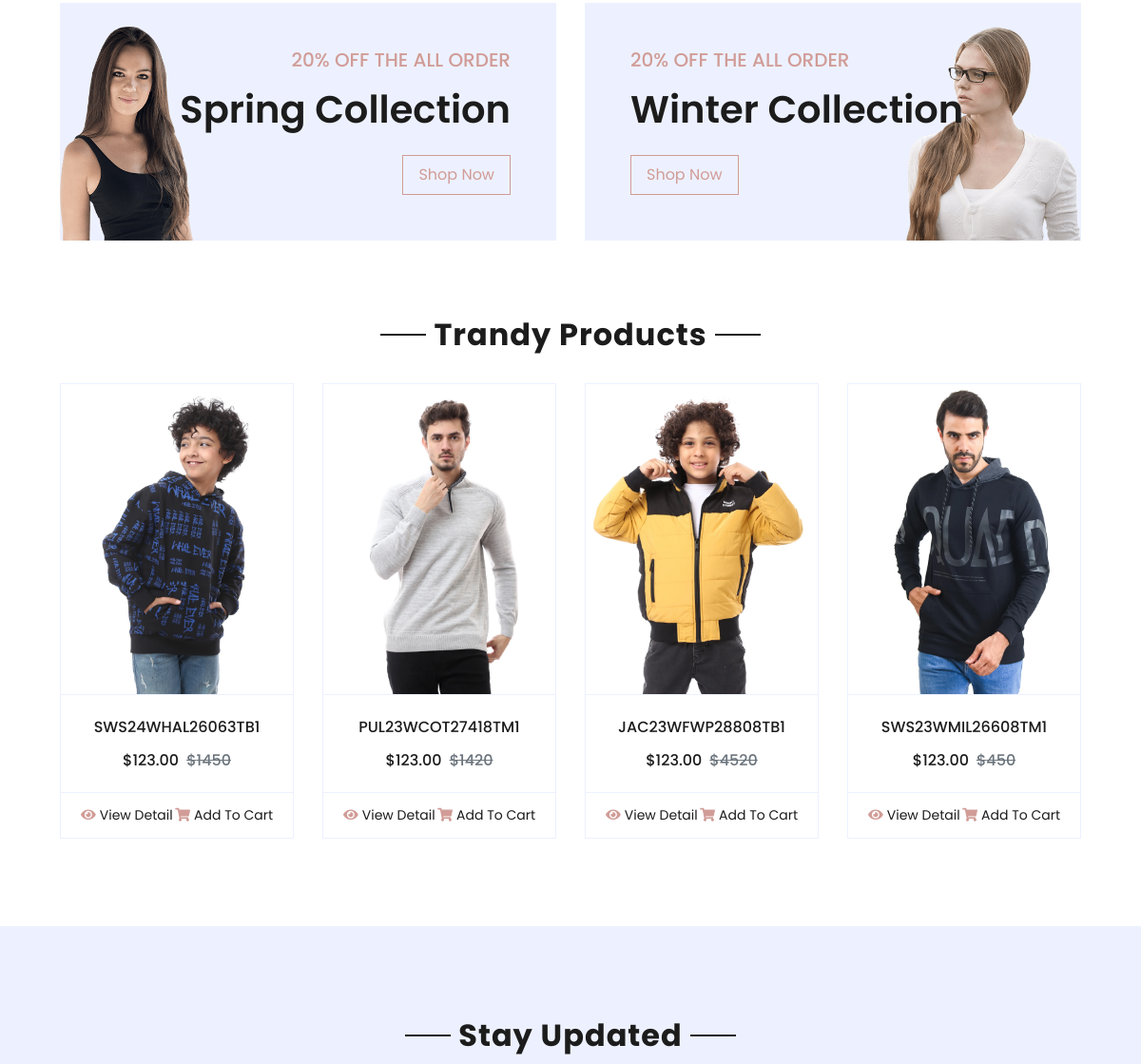
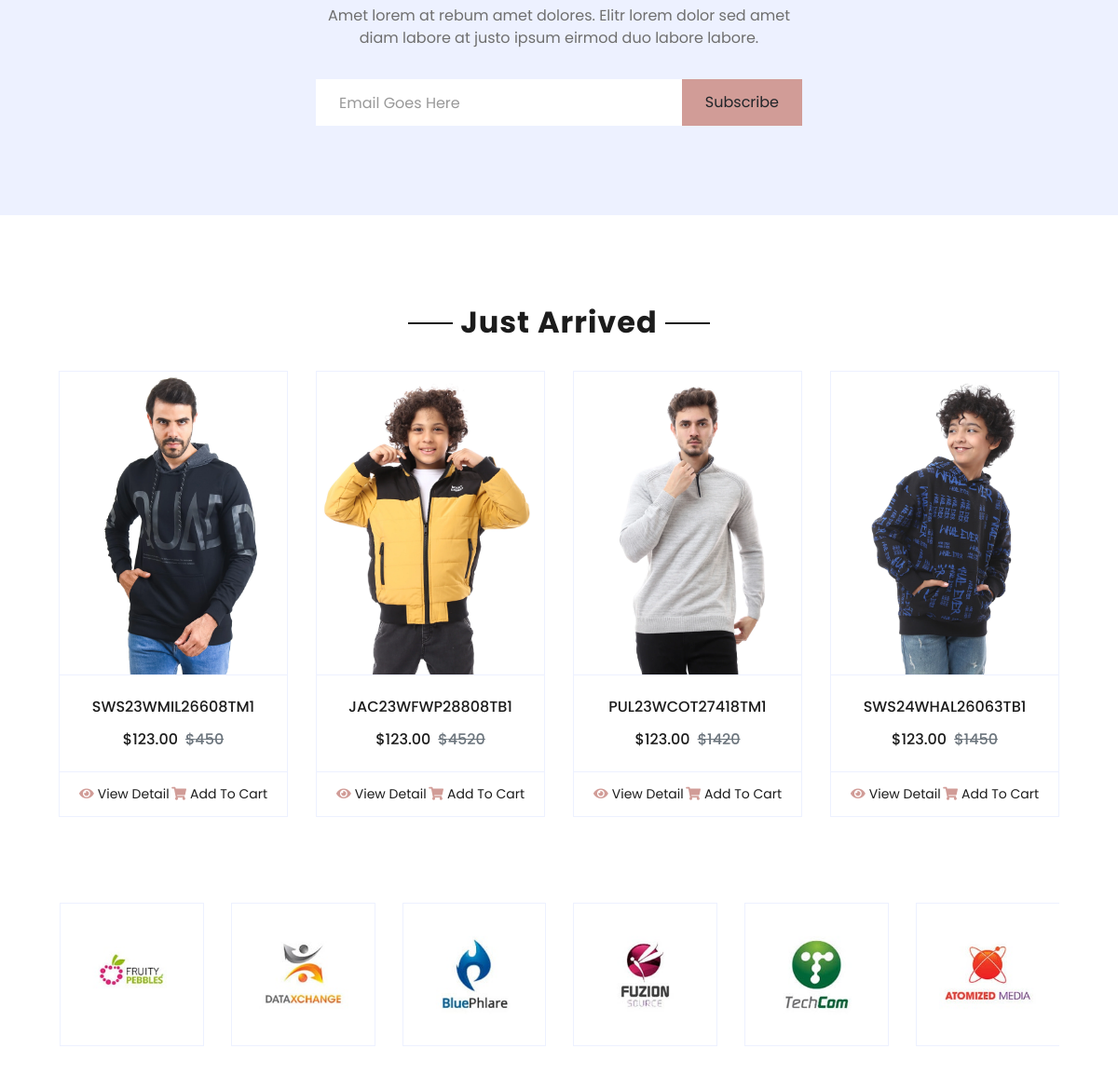
The app's page / (middle part), older data (2 pictures, top to bottom).
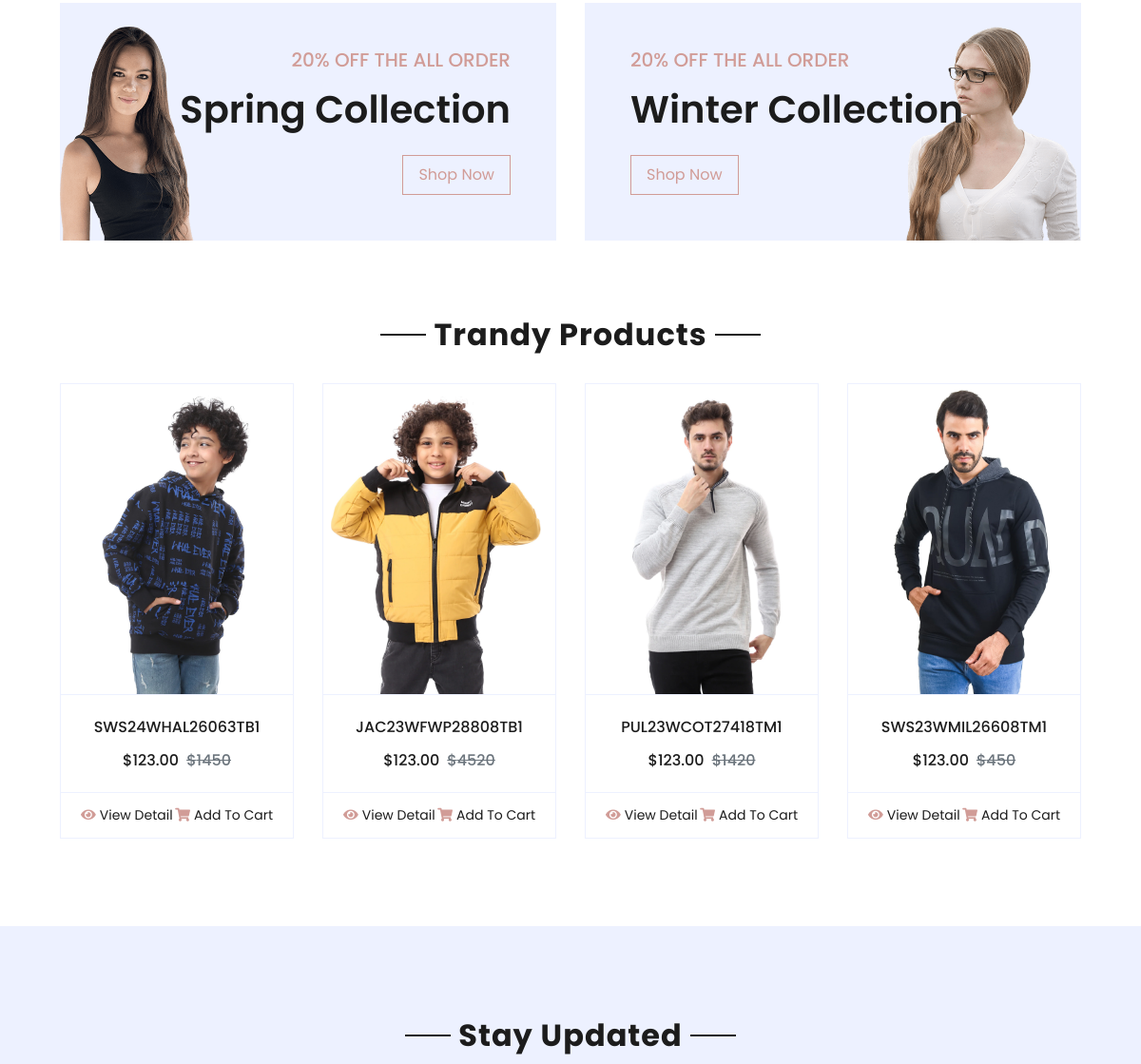
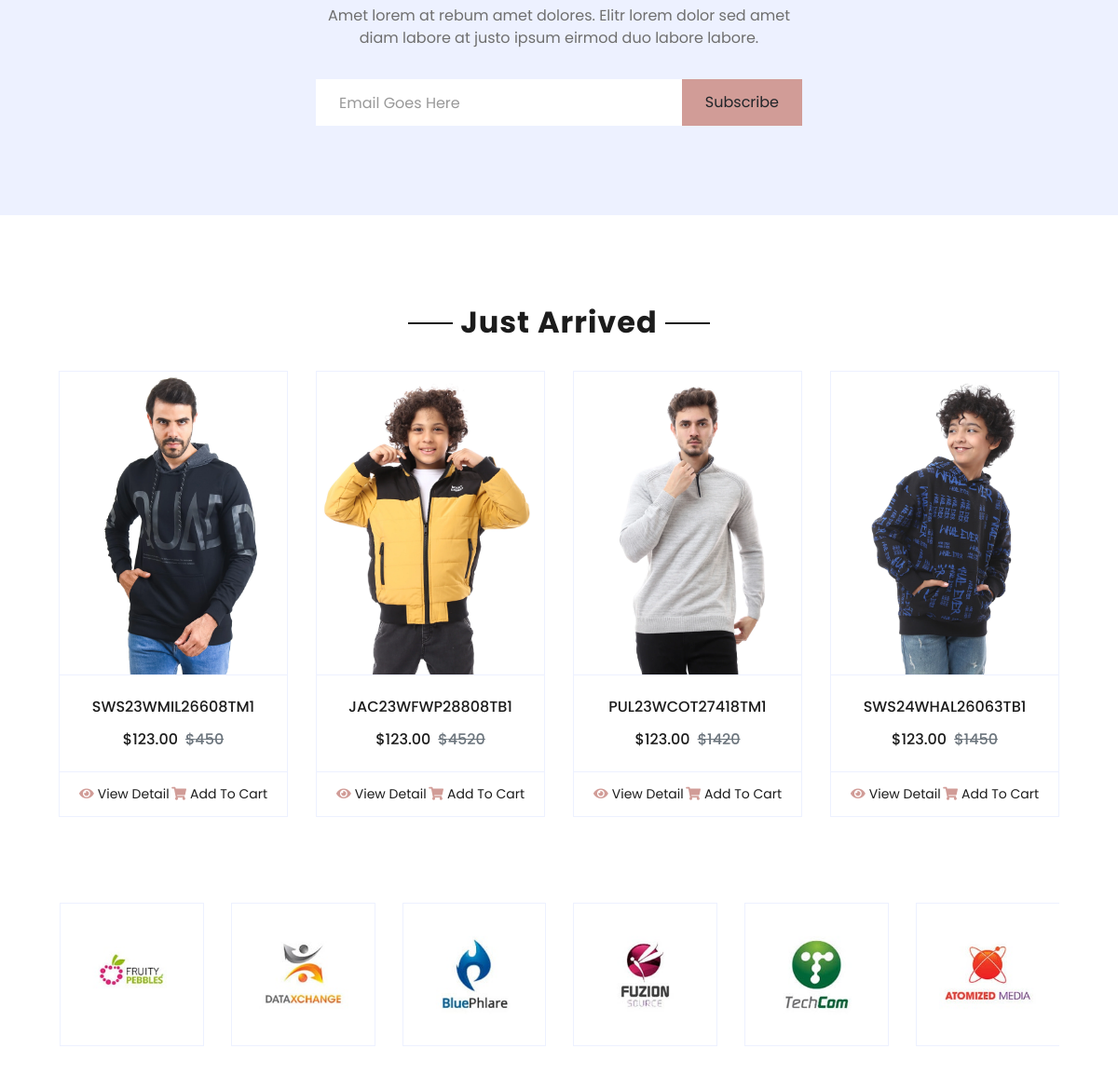
The same page, newer data (2 pictures, top to bottom).
### products/models.py (models this page shows, shortened)
class Product(models.Model):
    name = models.CharField(unique=True, max_length=50)
    image = models.ImageField(upload_to='product/')
    stock = models.IntegerField(default=1)
    price = models.IntegerField(default=0)
    discount = models.IntegerField(default=0)
    description = models.TextField(max_length=10000)
    created_at = models.DateTimeField( default=timezone.now)
    slug = models.SlugField(null=True,blank=True , unique=True)
    views = models.PositiveIntegerField(default=0)
    is_available = models.BooleanField(default=True)
    tags = TaggableManager()
    subcategory = models.ForeignKey("Subcategory",related_name='product_subcategory',null=True,blank=True, on_delete=models.CASCADE)
    PRDBrand = models.ForeignKey('Brand' ,related_name='product_brand', on_delete=models.CASCADE , blank=True, null=True ,verbose_name=_("Brand "))
    class Meta:
        ordering = ["name"]
    def get_absolute_url(self):
        return reverse("product_detail", args=[self.slug])
    def __str__(self):
        return self.name

### settings/views.py (the view)
# urls.py: 2. Add a URL to urlpatterns:  path('', views.home, name='home')
def home(request):
    trandy_paroduct = Product.objects.all().order_by('-views')
    just_arrived = Product.objects.all().order_by('-created_at')
    category = Subcategory.objects.all().annotate(category_count=Count("product_subcategory"))[:3]
    context = {
        'trandy_product':trandy_paroduct,
        'just_arrived':just_arrived,
        'category':category,
    }
    return render(request , 'home.html' , context)

### carts/cart_context.py (called while the page is built)
def cart_count(request):
    cart_counter = 0
    if 'admin' in request.path:
        return{}
    else:
        try:
            cart = Cart.objects.filter(cart_id=_cart_id(request))
            cart_items = CartItem.objects.all().filter(cart=cart[:1])
            for cart_item in cart_items:
                cart_counter += cart_item.quantity
        except Cart.DoesNotExist :
            cart_counter = 0
    return dict(cart_counter=cart_counter)

### carts/views.py (called while the page is built)
def _cart_id(request):
    cart = request.session.session_key
    if not cart:
        cart = request.session.create()
    return cart

### products/models.py (called while the page is built)
    def __str__(self):
        return self.name

    def get_url(self):
        return reverse('product_by_subcategory',args=[self.id])

    def __str__(self):
        return self.name

    def get_url(self):
        return reverse('product_by_brand',args=[self.slug])

    def __str__(self):
        return self.BRDName

### products/product_context.py (called while the page is built)
def category_nav(request):
    categories = Category.objects.all()
    brands = Brand.objects.all()
    context = {
        'categories':categories,
        'brands':brands
    }
    return context

### settings/templates/home.html (shortened to what the changed rows need)
{% extends 'base.html' %}
{% load static %}
{% block body %}
    <div class="container-fluid offer pt-5">
        <div class="row px-xl-5">
            <div class="col-md-6 pb-4">
                <div class="position-relative bg-secondary text-center text-md-right text-white mb-2 py-5 px-5">
                    <div class="position-relative" style="z-index: 1;">
                        <h1 class="mb-4 font-weight-semi-bold">Spring Collection</h1>
                    </div>
                </div>
            </div>
            <div class="col-md-6 pb-4">
                <div class="position-relative bg-secondary text-center text-md-left text-white mb-2 py-5 px-5">
                    <div class="position-relative" style="z-index: 1;">
                        <h1 class="mb-4 font-weight-semi-bold">Winter Collection</h1>
                    </div>
                </div>
            </div>
        </div>
    </div>
    <div class="container-fluid pt-5">
        <div class="text-center mb-4">
            <h2 class="section-title px-5"><span class="px-2">Trandy Products</span></h2>
        </div>
        <div class="row px-xl-5 pb-3">
            {% for product in trandy_product %}
            <div class="col-lg-3 col-md-6 col-sm-12 pb-1">
                <div class="card product-item border-0 mb-4">
                    <div class="card-header product-img position-relative overflow-hidden bg-transparent border p-0">
                        <img class="img-fluid w-100" src="{{product.image.url}}" alt="">
                    </div>
                    <div class="card-body border-left border-right text-center p-0 pt-4 pb-3">
                        <h6 class="text-truncate mb-3">{{product}}</h6>
                        <div class="d-flex justify-content-center">
                            <h6>$123.00</h6><h6 class="text-muted ml-2"><del>${{product.price}}</del></h6>
                        </div>
                    </div>
                    <div class="card-footer d-flex justify-content-between bg-light border">
                        <a href="{{product.get_absolute_url}}" class="btn btn-sm text-dark p-0"><i class="fas fa-eye text-primary mr-1"></i>View Detail</a>
                        <a href="" class="btn btn-sm text-dark p-0"><i class="fas fa-shopping-cart text-primary mr-1"></i>Add To Cart</a>
                    </div>
                </div>
            </div>
            {% endfor %}
        </div>
    </div>
    <div class="container-fluid bg-secondary my-5">
        <div class="row justify-content-md-center py-5 px-xl-5">
            <div class="col-md-6 col-12 py-5">
                <div class="text-center mb-2 pb-2">
                    <h2 class="section-title px-5 mb-3"><span class="bg-secondary px-2">Stay Updated</span></h2>
                </div>
            </div>
        </div>
    </div>
    <div class="container-fluid pt-5">
        <div class="text-center mb-4">
            <h2 class="section-title px-5"><span class="px-2">Just Arrived</span></h2>
        </div>
        <div class="row px-xl-5 pb-3">
            {% for product in just_arrived %}
            <div class="col-lg-3 col-md-6 col-sm-12 pb-1">
                <div class="card product-item border-0 mb-4">
                    <div class="card-header product-img position-relative overflow-hidden bg-transparent border p-0">
                        <img class="img-fluid w-100" src="{{product.image.url}}" alt="">
                    </div>
                    <div class="card-body border-left border-right text-center p-0 pt-4 pb-3">
                        <h6 class="text-truncate mb-3">{{product}}</h6>
                        <div class="d-flex justify-content-center">
                            <h6>$123.00</h6><h6 class="text-muted ml-2"><del>${{product.price}}</del></h6>
                        </div>
                    </div>
                    <div class="card-footer d-flex justify-content-between bg-light border">
                        <a href="{{product.get_absolute_url}}" class="btn btn-sm text-dark p-0"><i class="fas fa-eye text-primary mr-1"></i>View Detail</a>
                        <a href="" class="btn btn-sm text-dark p-0"><i class="fas fa-shopping-cart text-primary mr-1"></i>Add To Cart</a>
                    </div>
                </div>
            </div>
            {% endfor %}
        </div>
    </div>
{% endblock body %}

Row changes from the older to the newer data that the page shows:
changed Product "JAC23WFWP28808TB1": moves up the list
